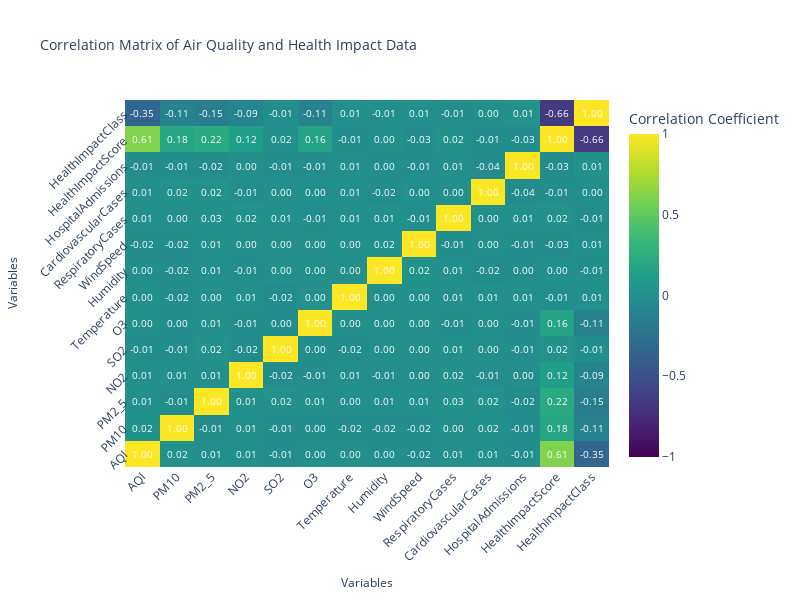

Notebook code cell kept with this figure:
### Code cell
import plotly.graph_objects as go

corr_matrix = df.corr()
fig = go.Figure(data=go.Heatmap(
    z=corr_matrix.values,
    x=corr_matrix.columns,
    y=corr_matrix.columns,
    colorscale='Viridis',
    colorbar=dict(title='Correlation Coefficient'),
    zmin=-1,
    zmax=1,
    text=corr_matrix.values, 
    texttemplate='%{text:.2f}', 
    textfont=dict(size=10, color='white')
))

fig.update_layout(
    title='Correlation Matrix of Air Quality and Health Impact Data',
    xaxis_title='Variables',
    yaxis_title='Variables',
    xaxis=dict(tickangle=-45),
    yaxis=dict(tickangle=-45),
    xaxis_title_font=dict(size=12),
    yaxis_title_font=dict(size=12),
    title_font=dict(size=14),
    width=800,  
    height=600  
)

# Show the plot
fig.show()

### Figure 1 — Plotly figure (JSON) as saved in the notebook; plotly's stock layout.template omitted (floating-point values rounded to 4 significant figures; data arrays with more than 128 entries replaced by an {"elided": "..."} marker saying what was removed)
{"data": [{"colorbar": {"title": {"text": "Correlation Coefficient"}}, "colorscale": [[0, "#440154"], [0.1111, "#482878"], [0.2222, "#3e4989"], [0.3333, "#31688e"], [0.4444, "#26828e"], [0.5556, "#1f9e89"], [0.6667, "#35b779"], [0.7778, "#6ece58"], [0.8889, "#b5de2b"], [1, "#fde725"]], "text": {"elided": "14x14 float values"}, "textfont": {"color": "white", "size": 10}, "texttemplate": "%{text:.2f}", "type": "heatmap", "x": ["AQI", "PM10", "PM2_5", "NO2", "SO2", "O3", "Temperature", "Humidity", "WindSpeed", "RespiratoryCases", "CardiovascularCases", "HospitalAdmissions", "HealthImpactScore", "HealthImpactClass"], "y": ["AQI", "PM10", "PM2_5", "NO2", "SO2", "O3", "Temperature", "Humidity", "WindSpeed", "RespiratoryCases", "CardiovascularCases", "HospitalAdmissions", "HealthImpactScore", "HealthImpactClass"], "z": {"elided": "14x14 float values"}, "zmax": 1, "zmin": -1}], "layout": {"height": 600, "title": {"font": {"size": 14}, "text": "Correlation Matrix of Air Quality and Health Impact Data"}, "width": 800, "xaxis": {"tickangle": -45, "title": {"font": {"size": 12}, "text": "Variables"}}, "yaxis": {"tickangle": -45, "title": {"font": {"size": 12}, "text": "Variables"}}}}
